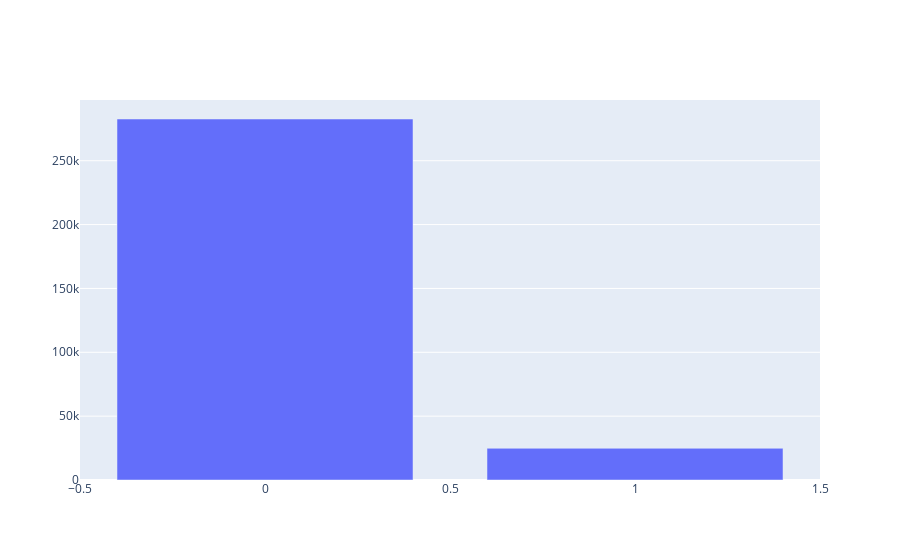

Source (notebook cell):
### Markdown cell above
Visualize the data

### Code cell
temp = train_df["TARGET"].value_counts()
df = [go.Bar(x=temp.index,
            y=temp.values)]
py.iplot(df)

### Figure 1 — Plotly figure (JSON) as saved in the notebook; plotly's stock layout.template omitted (floating-point values rounded to 4 significant figures)
{"data": [{"type": "bar", "x": [0, 1], "y": [282682, 24825]}], "layout": {}}
